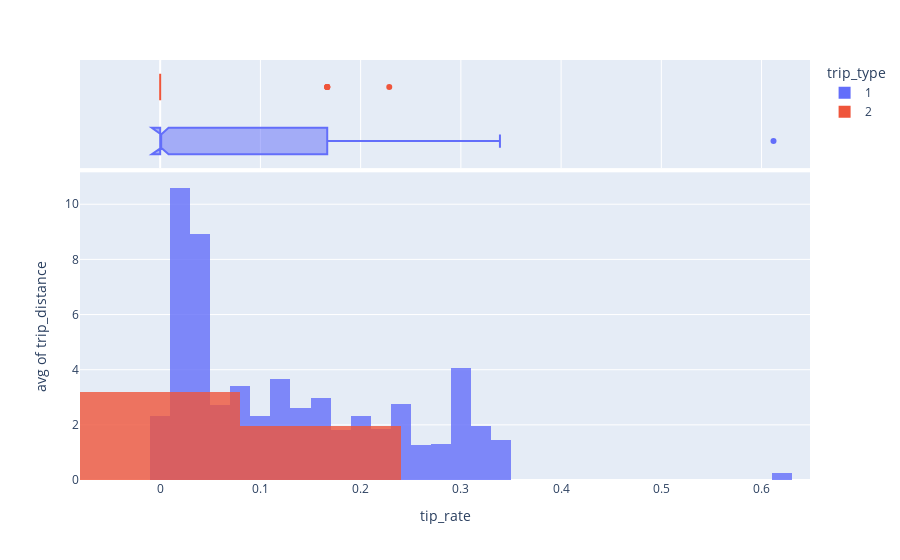

Notebook source saved alongside this figure:
### Code cell
fig = px.histogram(df, x="tip_rate", y="trip_distance", color="trip_type",
                   marginal="box", # or violin, rug
                   histfunc = 'avg',
                   opacity=.8,
                   barmode = 'overlay',
                   hover_data=df.columns)
fig.show()

### Figure 1 — Plotly figure (JSON) as saved in the notebook; plotly's stock layout.template omitted (floating-point values rounded to 4 significant figures; data arrays with more than 128 entries replaced by an {"elided": "..."} marker saying what was removed)
{"data": [{"alignmentgroup": "True", "bingroup": "x", "histfunc": "avg", "hovertemplate": "trip_type=1<br>tip_rate=%{x}<br>avg of trip_distance=%{y}<extra></extra>", "legendgroup": "1", "marker": {"color": "#636efa", "opacity": 0.8, "pattern": {"shape": ""}}, "name": "1", "offsetgroup": "1", "orientation": "v", "showlegend": true, "type": "histogram", "x": {"elided": "975 float values"}, "xaxis": "x", "y": {"elided": "975 float values"}, "yaxis": "y"}, {"alignmentgroup": "True", "customdata": {"elided": "975x18 mixed values"}, "hovertemplate": "trip_type=%{customdata[17]}<br>tip_rate=%{x}<br>VendorID=%{customdata[0]}<br>lpep_pickup_datetime=%{customdata[1]}<br>lpep_dropoff_datetime=%{customdata[2]}<br>store_and_fwd_flag=%{customdata[3]}<br>RatecodeID=%{customdata[4]}<br>PULocationID=%{customdata[5]}<br>DOLocationID=%{customdata[6]}<br>passenger_count=%{customdata[7]}<br>fare_amount=%{customdata[8]}<br>extra=%{customdata[9]}<br>mta_tax=%{customdata[10]}<br>tip_amount=%{customdata[11]}<br>tolls_amount=%{customdata[12]}<br>ehail_fee=%{customdata[13]}<br>improvement_surcharge=%{customdata[14]}<br>total_amount=%{customdata[15]}<br>payment_type=%{customdata[16]}<extra></extra>", "legendgroup": "1", "marker": {"color": "#636efa"}, "name": "1", "notched": true, "offsetgroup": "1", "showlegend": false, "type": "box", "x": {"elided": "975 float values"}, "xaxis": "x2", "yaxis": "y2"}, {"alignmentgroup": "True", "bingroup": "x", "histfunc": "avg", "hovertemplate": "trip_type=2<br>tip_rate=%{x}<br>avg of trip_distance=%{y}<extra></extra>", "legendgroup": "2", "marker": {"color": "#EF553B", "opacity": 0.8, "pattern": {"shape": ""}}, "name": "2", "offsetgroup": "2", "orientation": "v", "showlegend": true, "type": "histogram", "x": [0.2286, 0, 0, 0, 0, 0.1667, 0, 0, 0, 0, 0, 0.1667, 0, 0, 0, 0, 0.1667, 0, null, 0, 0.1667, 0, 0, 0, 0], "xaxis": "x", "y": [0, 2.5, 6.76, 1.44, 7.12, 7.76, 11.81, 0.77, 10.1, 3.08, 0, 0.03, 0, 0, 8.33, 1, 0, 0.07, 4.5, 0, 0.07, 0, 5.47, 1.13, 0.8], "yaxis": "y"}, {"alignmentgroup": "True", "customdata": {"elided": "25x18 mixed values"}, "hovertemplate": "trip_type=%{customdata[17]}<br>tip_rate=%{x}<br>VendorID=%{customdata[0]}<br>lpep_pickup_datetime=%{customdata[1]}<br>lpep_dropoff_datetime=%{customdata[2]}<br>store_and_fwd_flag=%{customdata[3]}<br>RatecodeID=%{customdata[4]}<br>PULocationID=%{customdata[5]}<br>DOLocationID=%{customdata[6]}<br>passenger_count=%{customdata[7]}<br>fare_amount=%{customdata[8]}<br>extra=%{customdata[9]}<br>mta_tax=%{customdata[10]}<br>tip_amount=%{customdata[11]}<br>tolls_amount=%{customdata[12]}<br>ehail_fee=%{customdata[13]}<br>improvement_surcharge=%{customdata[14]}<br>total_amount=%{customdata[15]}<br>payment_type=%{customdata[16]}<extra></extra>", "legendgroup": "2", "marker": {"color": "#EF553B"}, "name": "2", "notched": true, "offsetgroup": "2", "showlegend": false, "type": "box", "x": [0.2286, 0, 0, 0, 0, 0.1667, 0, 0, 0, 0, 0, 0.1667, 0, 0, 0, 0, 0.1667, 0, null, 0, 0.1667, 0, 0, 0, 0], "xaxis": "x2", "yaxis": "y2"}], "layout": {"barmode": "overlay", "legend": {"title": {"text": "trip_type"}, "tracegroupgap": 0}, "margin": {"t": 60}, "xaxis": {"anchor": "y", "domain": [0, 1], "title": {"text": "tip_rate"}}, "xaxis2": {"anchor": "y2", "domain": [0, 1], "matches": "x", "showgrid": true, "showticklabels": false}, "yaxis": {"anchor": "x", "domain": [0, 0.7326], "title": {"text": "avg of trip_distance"}}, "yaxis2": {"anchor": "x2", "domain": [0.7426, 1], "matches": "y2", "showgrid": false, "showline": false, "showticklabels": false, "ticks": ""}}}
